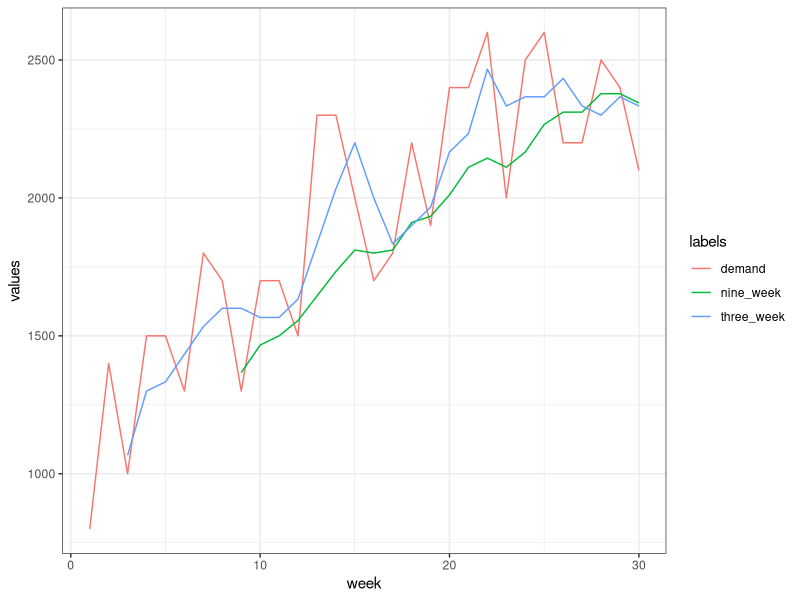

This chart was generated by the following R code:

da <- readr::read_csv('ppco/ex_demand_moving_average.csv')

da |> 
  dplyr::mutate(
    three_week = zoo::rollmean(
      x = demand, 
      k = 3, 
      fill = NA,
      align = 'right'),
    nine_week = zoo::rollmean(
      x  = demand,
      k = 9,
      fill = NA,
      align = 'right'
    )
  ) |> 
  tidyr::pivot_longer(
    cols  = demand:nine_week,
    names_to = 'labels',
    values_to = 'values'
  ) |> 
  ggplot2::ggplot(ggplot2::aes(week, values, color = labels)) +
  ggplot2::geom_line() + 
  ggplot2::theme_bw()
